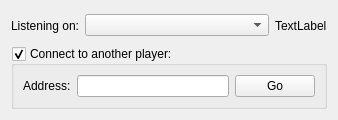
<?xml version="1.0" encoding="UTF-8"?>
<ui version="4.0">
 <class>NetowrkSettings</class>
 <widget class="QWidget" name="NetowrkSettings">
  <property name="geometry">
   <rect>
    <x>0</x>
    <y>0</y>
    <width>338</width>
    <height>120</height>
   </rect>
  </property>
  <property name="windowTitle">
   <string>Form</string>
  </property>
  <layout class="QVBoxLayout" name="verticalLayout">
   <item>
    <layout class="QHBoxLayout" name="horizontalLayout_2">
     <item>
      <widget class="QLabel" name="label_2">
       <property name="text">
        <string>Listening on:</string>
       </property>
      </widget>
     </item>
     <item>
      <widget class="QComboBox" name="addressComboBox">
       <property name="sizePolicy">
        <sizepolicy hsizetype="Expanding" vsizetype="Fixed">
         <horstretch>0</horstretch>
         <verstretch>0</verstretch>
        </sizepolicy>
       </property>
      </widget>
     </item>
     <item>
      <widget class="QLabel" name="portLabel">
       <property name="text">
        <string>TextLabel</string>
       </property>
      </widget>
     </item>
    </layout>
   </item>
   <item>
    <widget class="QGroupBox" name="groupBox_2">
     <property name="focusPolicy">
      <enum>Qt::StrongFocus</enum>
     </property>
     <property name="title">
      <string>Connect to another player:</string>
     </property>
     <property name="checkable">
      <bool>true</bool>
     </property>
     <layout class="QHBoxLayout" name="horizontalLayout">
      <item>
       <widget class="QLabel" name="label">
        <property name="text">
         <string>Address:</string>
        </property>
       </widget>
      </item>
      <item>
       <widget class="QLineEdit" name="lineEdit">
        <property name="maxLength">
         <number>23</number>
        </property>
       </widget>
      </item>
      <item>
       <widget class="QPushButton" name="pushButton">
        <property name="text">
         <string>Go</string>
        </property>
       </widget>
      </item>
     </layout>
    </widget>
   </item>
  </layout>
 </widget>
 <resources/>
 <connections/>
</ui>
